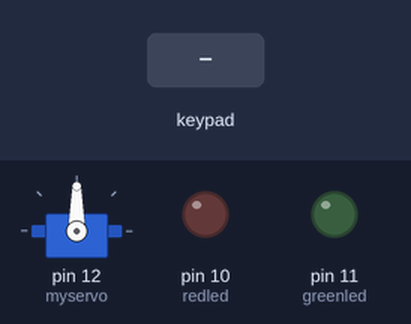
The sketch below on a simulated Arduino Uno, built with avr-gcc and run on an emulated ATmega328P. Parts: servo, output pins drawn as LEDs (lit = HIGH). The inputs (shaded band) are chosen by the test bench. What the sketch prints to the serial monitor is not drawn.

Above: at 1.2 s.
1.3 s: keypad keys 4 5 6 7 pressed 0.4 s apart
At 3.2 s:
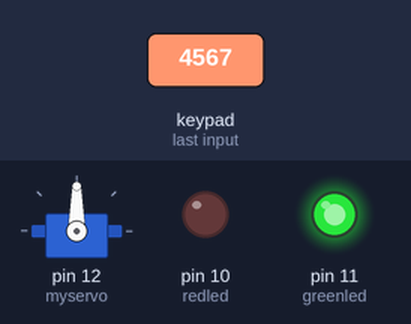
At 4.1 s:
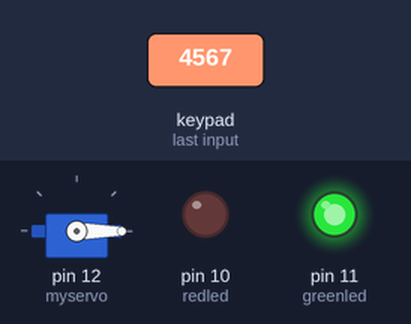
4.9 s: key 'A' pressed
At 7.7 s:
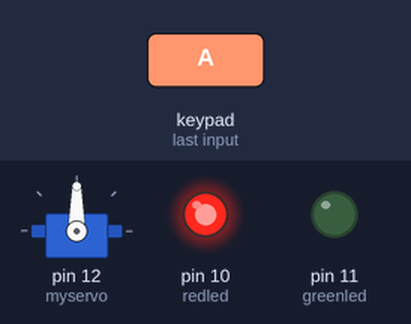
7.9 s: key 'B' pressed
10.9 s: key 'C' pressed
Timing chart, 0 to 18.8 s (numbered marks = the images above; inputs shaded):
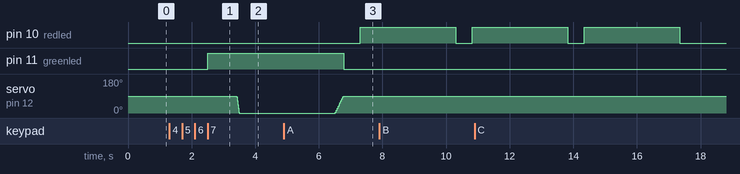

Measured:
- after the input at 1.3 s, pin 11 (greenled): LOW → HIGH after 1.2 s; servo on pin 12 (myservo): 90° → 0° after 2.1 s
- after the input at 4.9 s, pin 10 (redled): LOW → HIGH after 2.4 s

The sketch:

doorSecurity.ino
```cpp
#include <Keypad.h>
#include <LiquidCrystal.h>
#include <Servo.h>

Servo myservo;
int pos = 0; // LCD Connections
const byte rows = 4;
const byte cols = 4;

char key[rows][cols] = {
  {'1', '2', '3', 'A'},
  {'4', '5', '6', 'B'},
  {'7', '8', '9', 'C'},
  {'*', '0', '#', 'D'}
};
byte rowPins[rows] = {9, 8, 7, 6};
byte colPins[cols] = {5, 4, 3, 2};
Keypad keypad = Keypad(makeKeymap(key), rowPins, colPins, rows, cols);
const char* password = "4567";
int currentposition = 0;
int redled = 10;
int greenled = 11;
int invalidcount = 12;

void setup()
{
  //  keypad
  Serial.begin(9600);
  pinMode(redled, OUTPUT);
  pinMode(greenled, OUTPUT);
  myservo.attach(12); //SERVO ATTACHED//
}
void loop()
{
  mykeypad();
}

void mykeypad() {
  char code = keypad.getKey();
  if (code)
    Serial.print(code);
  if (code != NO_KEY) {
    if (code == password[currentposition]) {
      ++currentposition;
      if (currentposition == 4) {
        digitalWrite(greenled, HIGH);
        unlockdoor();
        currentposition = 0;
        digitalWrite(greenled, LOW);
      }
    }
    else {
      ++invalidcount;
      incorrect();
      currentposition = 0;
    }
  }
}

//Door Open
void unlockdoor()
{
  delay(900);

  for (pos = 90; pos >= 0; pos -= 5) {
    myservo.write(pos); // tell servo to go to position in variable 'pos'
    delay(5); // waits 15ms for the servo to reach the position
  }
  delay(3000);

  for (pos = 0; pos <= 90; pos += 5) { // in steps of 1 degree
    myservo.write(pos); // tell servo to go to position in variable 'pos'
    delay(15);
    currentposition = 0;
  }
}

//Wrong Code
void incorrect()
{
  delay(500);
  digitalWrite(redled, HIGH);
  delay(3000);
  digitalWrite(redled, LOW);
}
```
